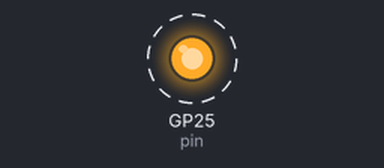
Recording of a program running on a simulated Raspberry Pi Pico running MicroPython. On the bench: output pins drawn as LEDs (lit = HIGH). Dashed ring = blinking. What the program prints to the serial console is not drawn.

Above: at 0.5 s.
Timing chart, 0 to 4.6 s (numbered marks = the images above):
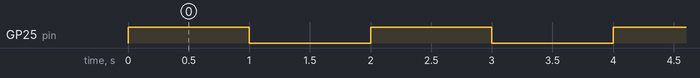

The program:

main.py
```python
from machine import Pin
from utime import sleep

pin = Pin("LED", Pin.OUT)

print("LED starts flashing...")
while True:
    try:
        pin.toggle()
        sleep(1)  # sleep 1sec
        print("LED is ON" if pin.value() else "LED is OFF")
    except KeyboardInterrupt:
        break
pin.off()
print("Finished.")
```

Measured:
- by itself, GP25 (pin): alternates HIGH for 1.0 s and LOW for 1.0 s
